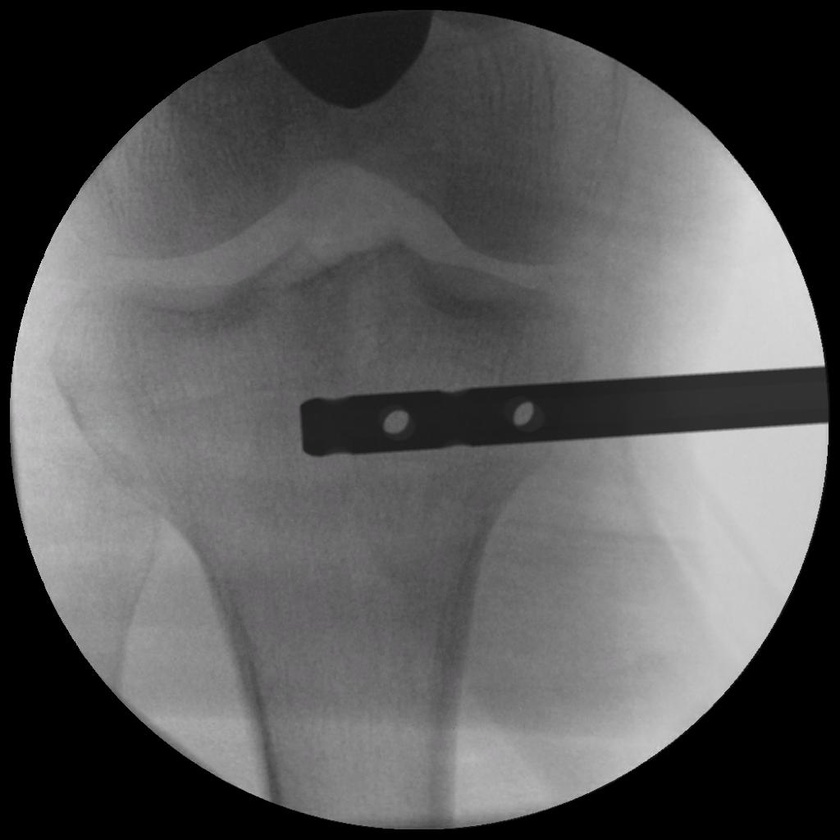
#> input picture Feature Point Detection/1024_noise/2.jpg, 840 x 840 px, shrunk from 1024 x 1024 before the run, found by its file name
$ python test.py
#> lines starting #> are read from the running program, lines starting #| are printed output that depends on the picture
import cv2
import matplotlib.pyplot as plt
import numpy as np

def main(path='1024_noise/2.jpg'):
#> called with path = '1024_noise/2.jpg'
    L = 256  # number of levels

    img = cv2.imread(path, 0)  # read image in as grayscale
#> img: shape (840, 840); min 0, max 239, mean 87.5

    #Calculate histogram
    hist = cv2.calcHist(
        [img],
        channels=[0],
        mask=None,
        histSize=[L],
        ranges=[0, L]
    )
#> hist = 256 values, max 166508 at index 0, min 0 at index 231, mean 2756.2

    plt.figure()
    plt.bar(range(0, hist.shape[0]), hist.ravel())

    plt.figure()
    plt.imshow(img, cmap='gray')
    plt.show()
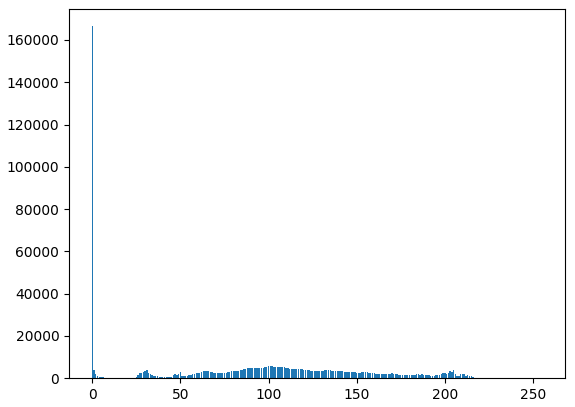
#> figure drawn by matplotlib, 1 panel; tallest bar 166508 high, from x = -0.4 to 0.4

if __name__ == '__main__':
    main()
